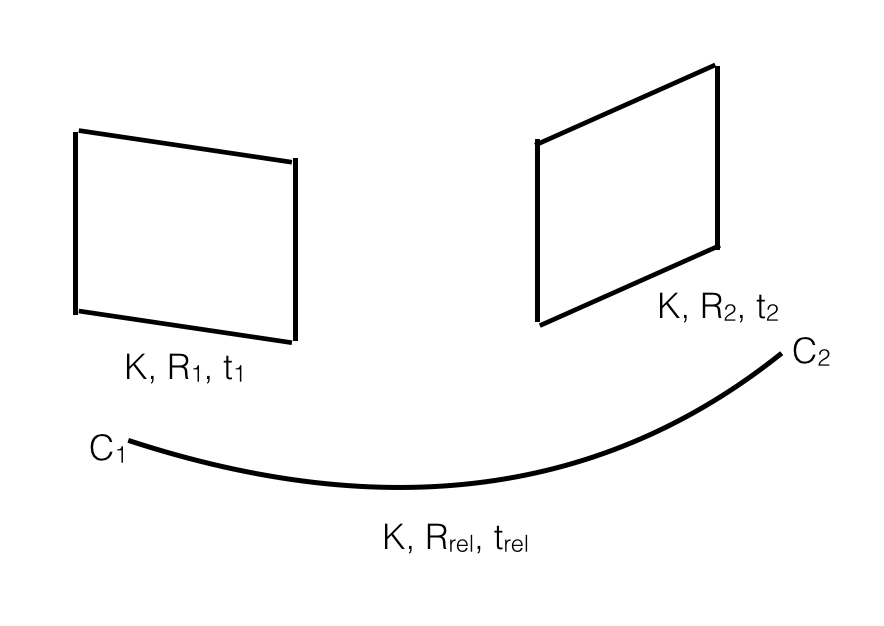
#> input picture hw5/images/F_E.png, 884 x 626 px, found by its file name; its folder holds only this picture in this run
$ jupyter execute --allow-errors q3.ipynb
#> lines starting #> are read from the running program, lines starting #| are printed output that depends on the picture; after the words box and inside, x2 and y2 are one past the last pixel; in counts of white or black regions, pixels touching at a corner belong together
#                                    16720 (B) Neural Networks for Recognition - Assignment 3

     Instructor: Kris Kitani                       TAs: Arka, Jinkun, Rawal, Rohan, Sheng-Yu

## Q3 Extract Text from Images (35 points, write-up)

**Please include all the answers to the write-up questions to HW3:PDF**.

<center>Sample image with handwritten characters annotated with boxes around each character</center>

Now that you have a network that can recognize handwritten letters with reasonable accuracy, you can now use it to parse text in an image. Given an image with some text on it, our goal is to have a function that returns the actual text in the image. However, since your neural network expects a a binary image with a single character, you will need to process the input image to extract each character. There are various approaches that can be done so feel free to use any strategy you like.

Here we outline one possible method, another is that given in a [tutorial](http://scikit-image.org/docs/dev/auto_examples/segmentation/plot_label.html)
1. Process the image ([blur](http://scikit-image.org/docs/dev/auto_examples/filters/plot_denoise.html), [threshold](http://scikit-image.org/docs/dev/api/skimage.filters.html#skimage.filters.try_all_threshold), [opening morphology](http://scikit-image.org/docs/dev/api/skimage.morphology.html#skimage.morphology.opening), etc. (perhaps in that order)) to classify all pixels as being part of a character or background.
2. Find connected groups of character pixels (see [skimage.measure.label](http://scikit-image.org/docs/dev/api/skimage.measure.html#skimage.measure.label)). Place a bounding box around each connected component.
3. Group the letters based on which line of the text they are a part of, and sort each group so that the letters are in the order they appear on the page.
4. Take each bounding box one at a time and resize it to $32\times 32$, classify it with your network, and report the characters in order (inserting spaces when it makes sense).

Since the network you trained likely does not have perfect accuracy, you can expect there to be some errors in your final text parsing. Whichever method you choose to implement for the character detection, you should be able to place a box on most of there characters in the image. We have provided you with **01\_list.jpg**, **02\_letters.jpg**, **03\_haiku.jpg** and **04\_deep.jpg** to test your implementation on.

### Q3.1 (3 points, write-up)
The method outlined above is pretty simplistic, and makes several assumptions. What are two big assumptions that the sample method makes. In your writeup, include two example images where you expect the character detection to fail (either miss valid letters, or respond to non-letters).

<font color="red">**Please include your answer to HW3:PDF**</font>

### Q3.2 (13 points, write-up + code)
Find letters in the image. Given an RGB image, this function should return bounding boxes for all of the located handwritten characters in the image, as well as a binary black-and-white version of the image \texttt{im}. Each row of the matrix should contain **[y1,x1,y2,x2]** the positions of the top-left and bottom-right corners of the box. The black and white image should be floating point, 0 to 1, with the characters in black and background in white.

<font color="red">**Please include your answer to HW3:PDF**</font>

<font color="red">**For this question, please also submit screenshot of your code snippets to the write-up**</font>

[cell 1]
import numpy as np

import skimage
import skimage.measure
import skimage.color
import skimage.restoration
import skimage.io
import skimage.filters
import skimage.morphology
import skimage.segmentation
import matplotlib.pyplot as plt
import matplotlib.patches as mpatches

from skimage import data, img_as_float
from skimage.filters import threshold_otsu
from skimage.segmentation import clear_border
from skimage.measure import label, regionprops
from skimage.morphology import closing, square
from skimage.color import label2rgb
from skimage.color import rgb2gray
from skimage.restoration import denoise_tv_chambolle, estimate_sigma, denoise_bilateral
from skimage.morphology import square

# takes a color image
# returns a list of bounding boxes and black_and_white image
def findLetters(image):
    image = rgb2gray(image)
    image = img_as_float(image)
    est_noise = estimate_sigma(image, average_sigmas=True)
#> est_noise = 1.14e-33
    # print("estimated noise = ", est_noise)
    denoised_img = denoise_tv_chambolle(image, weight=0.1)
    # denoised_img = denoise_bilateral(image, sigma_color=0.05, sigma_spatial=15)

    denoised_img = skimage.morphology.erosion(denoised_img, square(3))
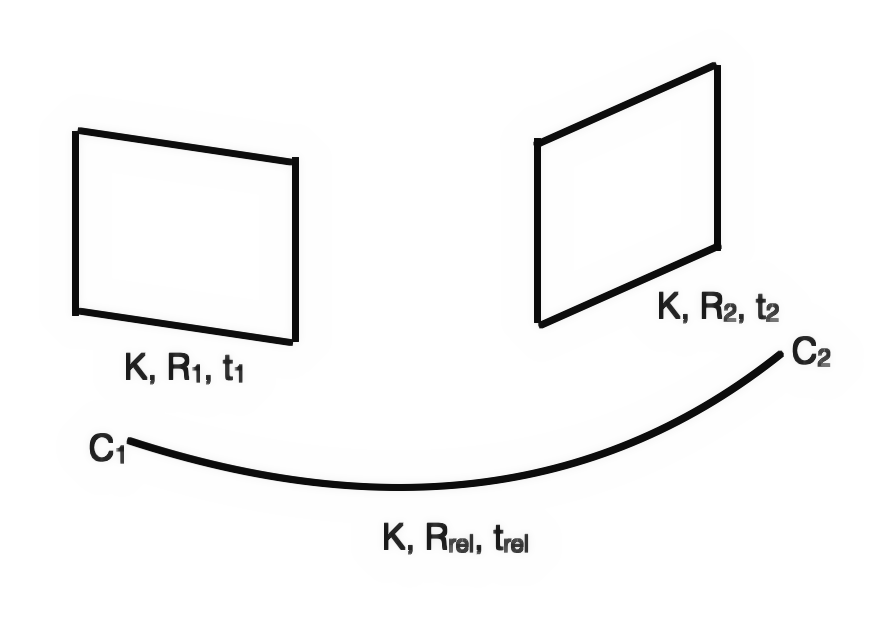
#> denoised_img: shape (626, 884) float64; min 0.0377, max 1, mean 0.964
    denoised_img = skimage.morphology.erosion(denoised_img, square(3))
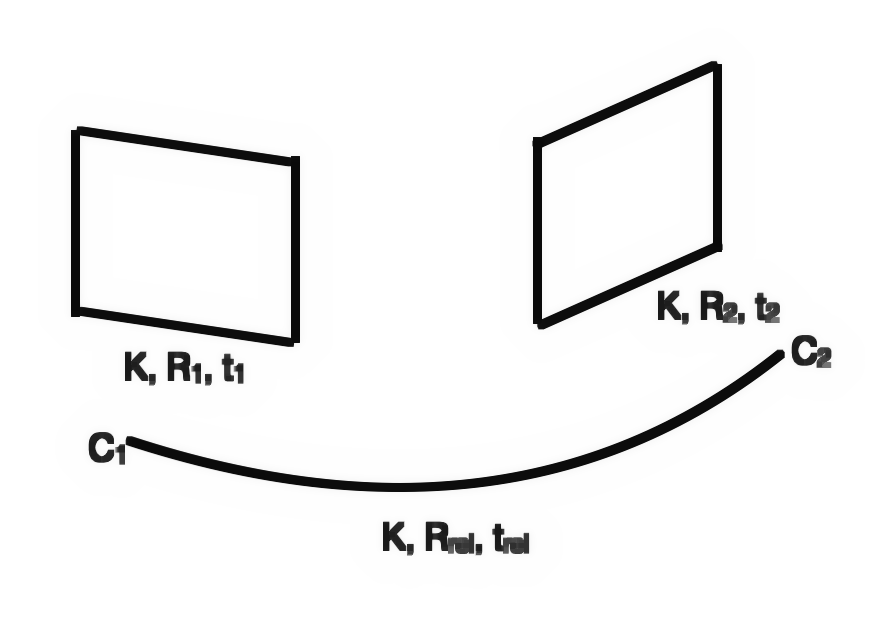
#> denoised_img: shape (626, 884) float64; min 0.0377, max 1, mean 0.952
    denoised_img = skimage.morphology.dilation(denoised_img)


    bboxes = []
    bw = None
    # insert processing in here
    # one idea estimate noise -> denoise -> greyscale -> threshold -> morphology -> label -> skip small boxes
    # this can be 10 to 15 lines of code using skimage functions
    # YOUR CODE HERE

    # apply threshold
    thresh = threshold_otsu(denoised_img)
#> thresh = 0.547
    bw = denoised_img > thresh
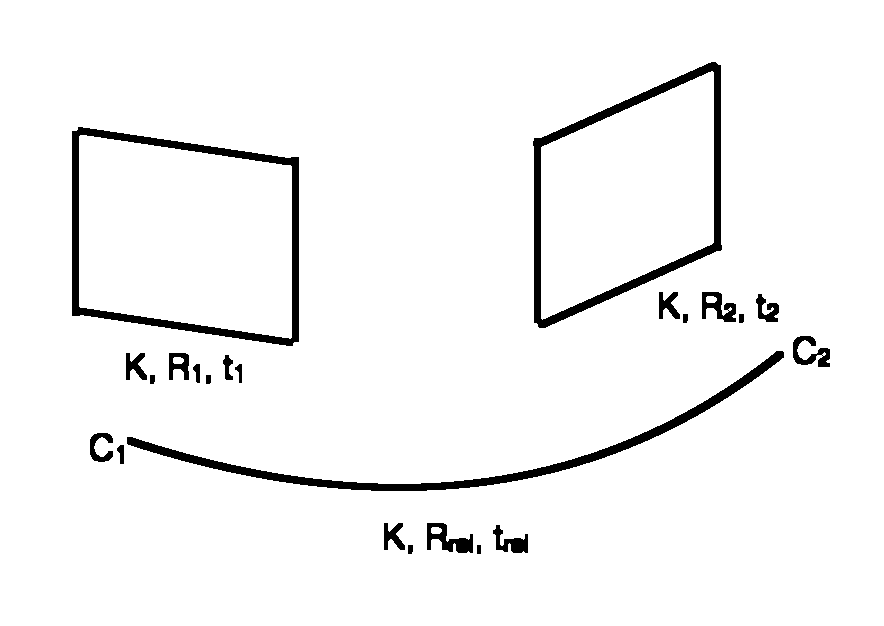
#> bw: shape (626, 884) bool; 96% white; 23 black regions, largest, box (x1, y1, x2, y2) and area: (72, 127, 299, 346) 5769, (533, 62, 722, 328) 5752, (127, 351, 784, 491) 5561

    # remove artifacts connected to image border
    # cleared = clear_border(bw)

    # label image regions
    label_image = label(1-bw)
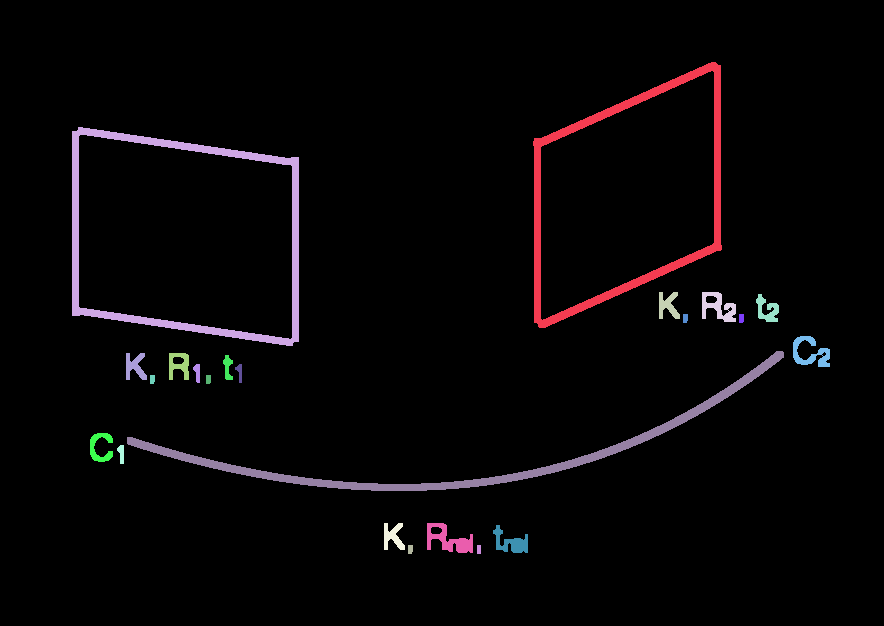
#> label_image: shape (626, 884) int64; 24 distinct labels, from 0 to 23; one colour per label, 0 black
    # to make the background transparent, pass the value of `bg_label`,
    # and leave `bg_color` as `None` and `kind` as `overlay`
    # image_label_overlay = label2rgb(label_image, image=denoised_img, bg_label=0)

    # fig, ax = plt.subplots(figsize=(10, 6))
    # ax.imshow(image_label_overlay, cmap="gray")

    for region in regionprops(label_image):
        # take regions with large enough areas
        if region.area >= 50:
            # draw rectangle around segmented coins
            minr, minc, maxr, maxc = region.bbox
            temp = [minr, minc, maxr, maxc]
            # print(temp)
            bboxes.append(temp)
#> this loop made 23 passes
#> (minr, minc, maxr, maxc) on passes 1, 2, 3, 4, 5, 8, 9, 10, 11, 12, 13, 14: (62, 533, 328, 722), (127, 72, 346, 299), (292, 659, 319, 680), (292, 702, 322, 736), (294, 756, 322, 779), (336, 793, 367, 830), (351, 127, 491, 784), (353, 126, 380, 147), (353, 169, 380, 189), (355, 223, 380, 233), (364, 193, 383, 200), (364, 235, 383, 242)
#> after the loop, bboxes = 17 items, first 6: [62, 533, 328, 722], [127, 72, 346, 299], [292, 659, 319, 680], [292, 702, 322, 736], [294, 756, 322, 779], [336, 793, 367, 830]
    # # raise NotImplementedError()
    return bboxes, bw

[cell 2]
import skimage
from skimage import io
#> (the rest of this cell did not finish here and is left out)

### Q3.3 (6 points, write-up + code)
Run `findLetters()` on all of the provided sample images in **images/**. Plot all of the located boxes on top of the image to show the accuracy of your `findLetters()` function. Include all the result images in your writeup.

<font color="red">**Please include your answer to HW3:PDF**</font>

<font color="red">**For this question, please also submit screenshot of your code snippets to the write-up**</font>

[cell 3]
import skimage
import os
import matplotlib.pyplot as plt
import matplotlib.patches

from ipynb.fs.defs.q1 import *

# do not include any more libraries here!
# no opencv, no sklearn, etc!
import warnings
warnings.simplefilter(action='ignore', category=FutureWarning)
warnings.simplefilter(action='ignore', category=UserWarning)

for img in os.listdir('images'):
    im1 = skimage.img_as_float(skimage.io.imread(os.path.join('images',img)))
    bboxes, bw = findLetters(im1)

    plt.imshow(bw, cmap="gray")
    for bbox in bboxes:
        minr, minc, maxr, maxc = bbox
        rect = matplotlib.patches.Rectangle((minc, minr), maxc - minc, maxr - minr,
                                fill=False, edgecolor='red', linewidth=2)
        plt.gca().add_patch(rect)
#> this loop made 17 passes
    plt.show()
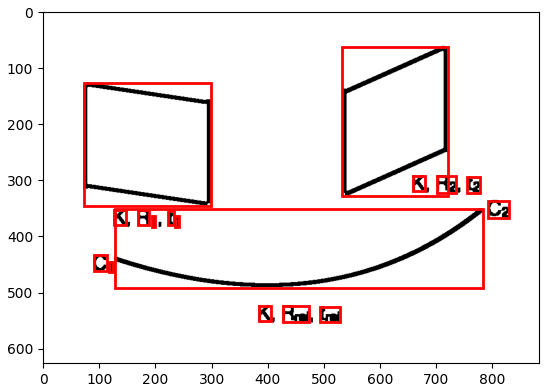
#> figure drawn by matplotlib, 1 panel
    # find the rows using..RANSAC, counting, clustering, etc.
    # YOUR CODE HERE

    # raise NotImplementedError()
    # crop the bounding boxes
    # note.. before you flatten, transpose the image (that's how the dataset is!)
    # consider doing a square crop, and even using np.pad() to get your images looking more like the dataset
    # YOUR CODE HERE
    # raise NotImplementedError()
